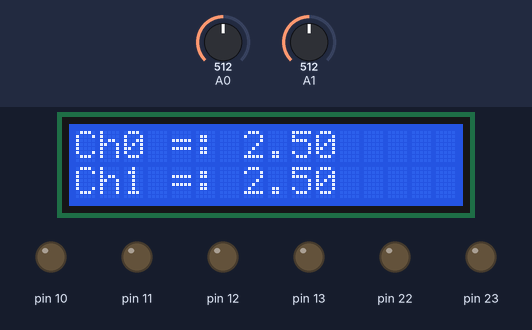
This sketch was run on a simulated Arduino Uno, built with avr-gcc and run on an emulated ATmega328P. On the bench: 16×2 character LCD, output pins drawn as LEDs (lit = HIGH). Wiring (inferred from the signals the program sends): character LCD (HD44780): RS pin 18; E pin 19; data pin 0, pin 1, pin 2, pin 3. Inputs (shaded band) come from the test bench; at power-on: A0 = 512, A1 = 512. Pins used as bus, display or sensor lines are not drawn.

Above: at 1.4 s.
1.5 s: A0 set to 716
At 3.3 s:
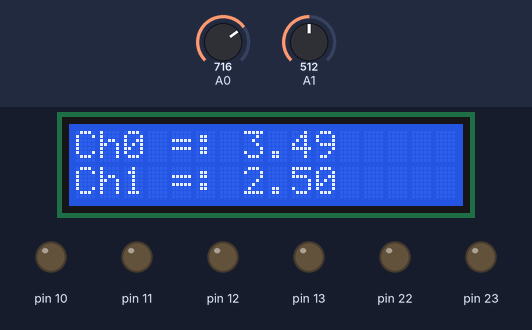
4.3 s: A1 set to 716
At 6.3 s:
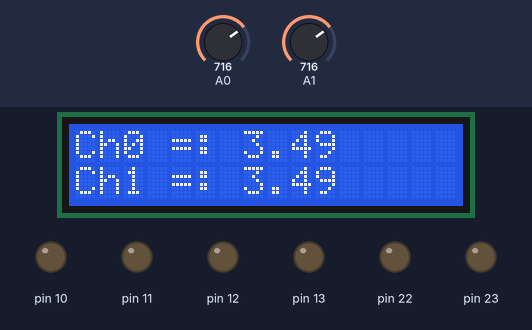
7.1 s: A0 set to 900
At 9.3 s:
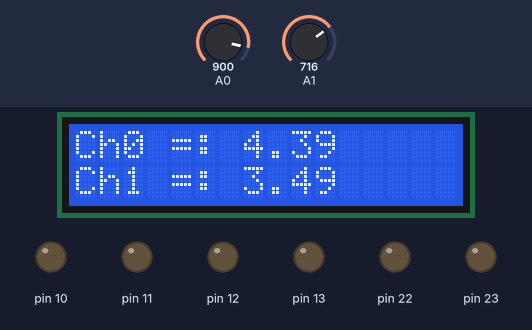
10.0 s: A1 set to 900
At 12.3 s:
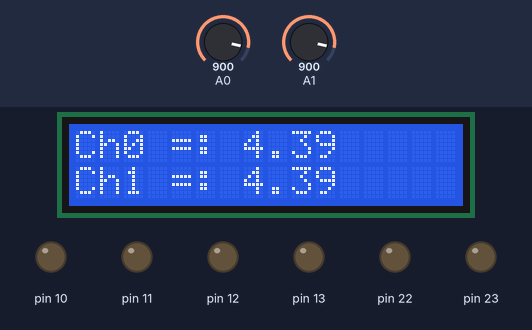
13.1 s: A0 set to 1023
At 15.2 s:
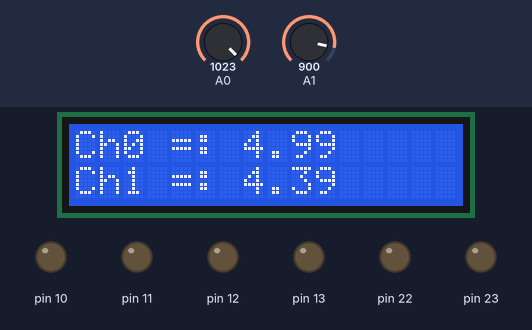
16.1 s: A1 set to 1023
At 18.2 s:
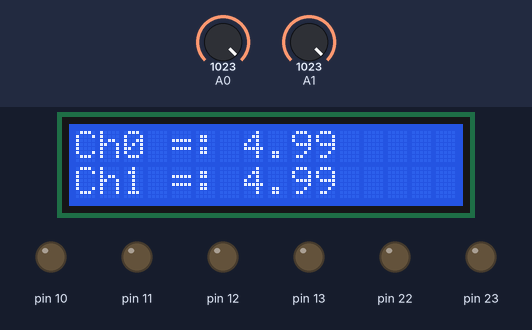
Timing chart, 0 to 19.7 s (numbered marks = the images above; inputs shaded):
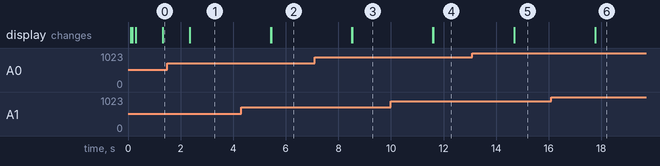

Measured:
- after the input at 1.5 s, the display: first changes after 0.84 s (image 1 shows a later state)
- after the input at 4.3 s, the display: first changes after 1.1 s (image 2 shows a later state)
- after the input at 7.1 s, the display: first changes after 1.4 s (image 3 shows a later state)
- after the input at 10.0 s, the display: first changes after 1.6 s (image 4 shows a later state)
- after the input at 13.1 s, the display: changes after 1.6 s (image 5)
- after the input at 16.1 s, the display: changes after 1.7 s (image 6)

The sketch:

Lab3P1.ino
```cpp
void initial_LCD();
void lcd_command(char cmd);
void lcd_text(char text);
void lcd_puts(char *ch);
char y[10];
double B;
int z;
int adc_value;

void setup() {
  DDRC = 0x30;  //0011 0000
  DDRD = 0x0F;
  DDRB = 0xFC;
  PORTB = PORTB | 0b00000011;
  initial_LCD();
  lcd_command(0x80);
  lcd_puts("Ch0 =: ");
  lcd_command(0xC0);
  lcd_puts("Ch1 =: ");
}
int myADC(char ch){
    int ADCval;
    ADMUX = ch;
    ADMUX |= 0x40;
    ADMUX &= 0xDF;
    ADCSRA |= 0x07;
    ADCSRA |= 0xC0;

    while(ADCSRA & 0x40);
    ADCval = ADCW;
    return ADCval;
}

void loop() {
  adc_value = myADC(0);
  B = adc_value*5.0/1024;
  lcd_command(0x87);
  itoa((int)B,y,10);
  lcd_puts(y); lcd_text('.');
  z = (B-(int)B)*100;
  itoa(z,y,10); lcd_puts(y);
  delay(1000);

  adc_value = myADC(1);
  B = adc_value*5.0/1024;
  lcd_command(0xC7);
  itoa((int)B,y,10);
  lcd_puts(y); lcd_text('.');
  z = (B-(int)B)*100;
  itoa(z,y,10); lcd_puts(y);

  delay(1000);

}

void lcd_command(char cmd){
  unsigned char buff;
  buff = (cmd & 0xF0) >> 4;
  PORTC = PORTC & 0b11101111;   //PC4 = 0 then RS = 0 => Command Mode
  PORTC = PORTC | 0b00100000;   //PC5 = 1 then E = 1  => Start LCD Clock
  PORTD = (PORTD & 0xF0)|buff;
  delay(5);
  PORTC = PORTC & 0b11011111;   //PC5 = 0 then E = 0  => Stop LCD Clock
  delay(1);

  buff = (cmd & 0x0F);
  PORTC = PORTC & 0b11101111;   //PC4 = 0 then RS = 0 => Command Mode
  PORTC = PORTC | 0b00100000;   //PC5 = 1 then E = 1  => Start LCD Clock
  PORTD = (PORTD & 0xF0)|buff;
  delay(5);
  PORTC = PORTC & 0b11011111;   //PC5 = 0 then E = 0  => Stop LCD Clock
  delay(1);
}

void lcd_text(char text){
  unsigned char buff;
  buff = (text & 0xF0) >> 4;
  PORTC = PORTC | 0b00010000;   //PC4 = 1 then RS = 1 => Data Mode
  PORTC = PORTC | 0b00100000;   //PC5 = 1 then E = 1  => Start LCD Clock
  PORTD = (PORTD & 0xF0)|buff;
  delay(1);
  PORTC = PORTC & 0b11011111;   //PC5 = 0 then E = 0  => Stop LCD Clock
  delay(1);

  buff = (text & 0x0F);
  PORTC = PORTC | 0b00010000;   //PC4 = 0 then RS = 0 => Command Mode
  PORTC = PORTC | 0b00100000;   //PC5 = 0 then E = 0  => Stop LCD Clock
  PORTD = (PORTD & 0xF0)|buff;
  delay(1);
  PORTC = PORTC & 0b11011111;
  delay(1);
}

void initial_LCD(){
  delay(100);
  lcd_command(0x33);  delay(15);
  lcd_command(0x32);  delay(1);
  lcd_command(0x28);  delay(1);

  lcd_command(0x0C);
  delay(1);
  lcd_command(0x01);
  delay(1);
  lcd_command(0x06);
  delay(1);
}

void lcd_puts(char ch[]){
  int k=0;
  while (ch[k] != '\0'){
    lcd_text(ch[k]);
    k++;
  }
}
```
